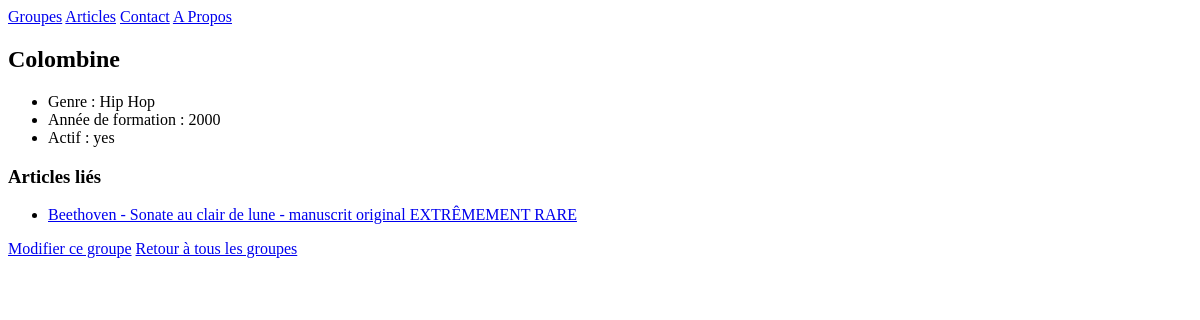
The app's page /bands/1/, older data.
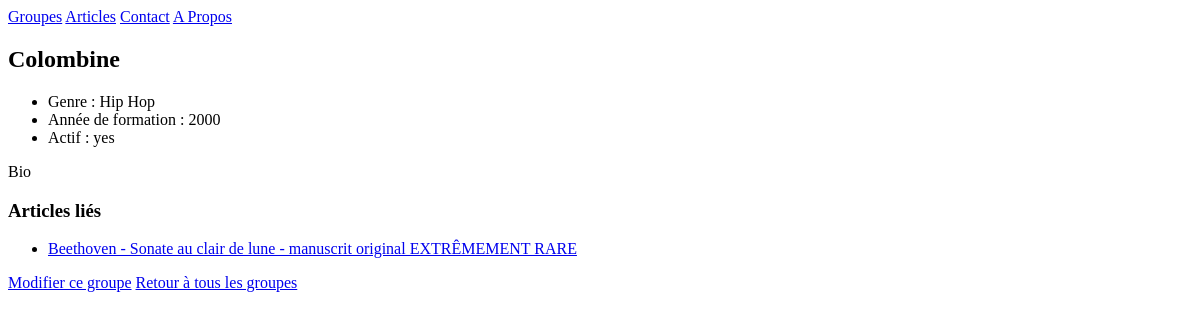
The same page, newer data.
### listings/models.py (models this page shows, shortened)
class Band(models.Model):
    class Genre(models.TextChoices):
        HIP_HOP = 'HH'
        SYNTH_POP = 'SP'
        ALTERNATIVE_ROCK = 'AR'
    name = models.fields.CharField(max_length=100)
    genre = models.fields.CharField(choices=Genre.choices, max_length=5)
    biography = models.fields.CharField(max_length=1000)
    year_formed = models.fields.IntegerField(
        validators=[MinValueValidator(1900), MaxValueValidator(2021)])
    active = models.fields.BooleanField(default=True)
    official_homepage = models.fields.URLField(null=True, blank=True)

### listings/views.py (the view)
# urls.py: path('bands/<int:id>/', views.band_detail, name='band-detail'),
def band_detail(request, id):  # notez le paramètre id supplémentaire
    band = Band.objects.get(id=id)  # nous insérons cette ligne pour obtenir le Band avec cet id
    return render(request,
                  'bands/band_detail.html',
                  {'band': band})  # nous passons l'id au modèle

### listings/templates/bands/band_detail.html (shortened to what this page needs)
{% extends 'listings/base.html' %}
{% block content %}
<h2>{{ band.name }}</h2>
<ul>
  <li>Genre : {{ band.get_genre_display }}</li>
  <li>Année de formation : {{ band.year_formed }}</li>
  <li>Actif : {{ band.active|yesno }}</li>
</ul>
<p>{{ band.biography }}</p>
<h3>Articles liés</h3>
<ul>
  {% for listing in band.listings_set.all %}
    <li><a href="{% url 'listing-detail' listing.id %}">{{ listing.title }}</a></li>
  {% endfor %}
</ul>
<a href="{% url 'band-change' band.id %}">Modifier ce groupe</a>
<a href="{% url 'band-list' %}">Retour à tous les groupes</a>
{% endblock %}

Row changes from the older to the newer data that the page shows:
changed Band "Colombine": biography (not shown) → "Bio"
